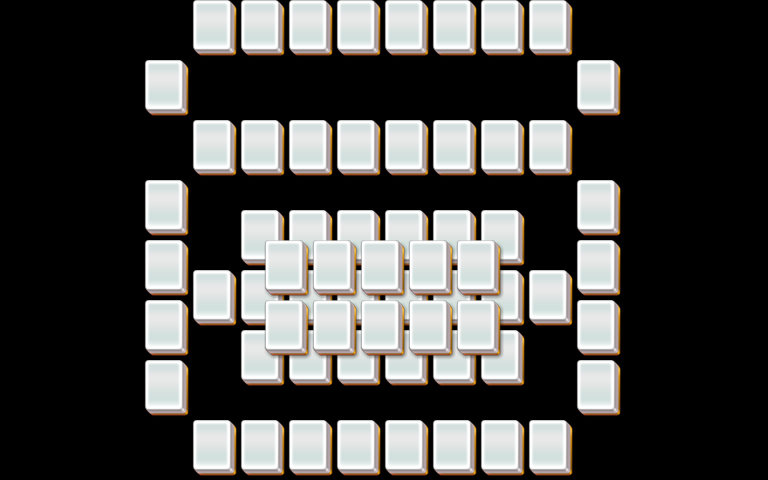

Below is a game level as drawn by its tile map, then a one-line description and the .tmx that defines it (tile-layer data replaced by summaries):
An orthogonal 32x16 tile map with 24x30 px tiles, 5 tile layers (layer1, layer2, layer3, layer4, ...).

<map version="1.0" orientation="orthogonal" width="32" height="16" tilewidth="24" tileheight="30">
 <properties>
  <property name="species" value="35" />
 </properties>
 <tileset firstgid="1" name="mahjong" tilewidth="48" tileheight="60">
  <image source="mahjong.png" />
 </tileset>
 <layer name="layer1" width="32" height="16">
  <data>[512 cells, 54 non-empty, 1 distinct tile ids]</data>
 </layer>
 <layer name="layer2" width="32" height="16">
  <data>[512 cells, 54 non-empty, 1 distinct tile ids]</data>
 </layer>
 <layer name="layer3" width="32" height="16">
  <data>[512 cells, 54 non-empty, 1 distinct tile ids]</data>
 </layer>
 <layer name="layer4" width="32" height="16">
  <data>[512 cells, 10 non-empty, 1 distinct tile ids]</data>
 </layer>
 <layer name="layer5" width="32" height="16">
  <data>[512 cells, 0 non-empty, 0 distinct tile ids]</data>
 </layer>
</map>
